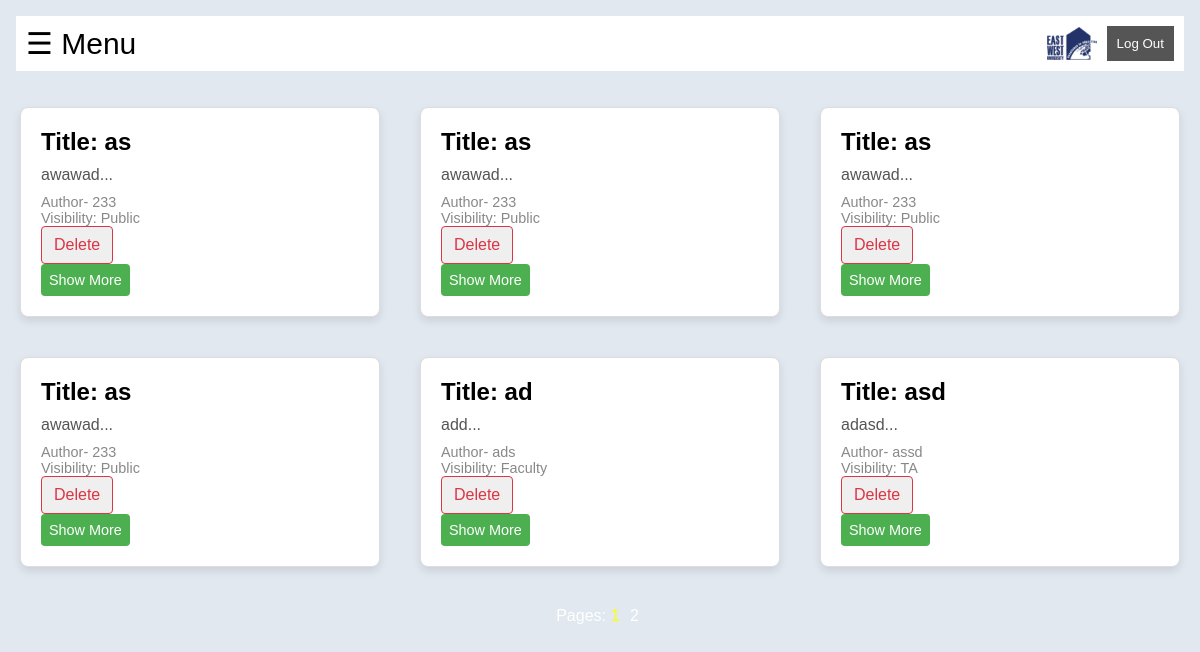
/SpecialPost.php (signed in), run on the app's committed database.
### tables this page shows
CREATE TABLE `posts` (
  `id` int(11) NOT NULL,
  `title` varchar(255) DEFAULT NULL,
  `body` text DEFAULT NULL,
  `author` varchar(255) DEFAULT NULL,
  `visibility` varchar(50) DEFAULT NULL,
  `email` varchar(255) DEFAULT NULL
);

### SpecialPost.php (the view, shortened to what this page needs)
<?php
require_once 'additonal/dbh.add.php';
$role=$_SESSION['role'];
$email=$_SESSION['email'];
if ($role==2)
{
  require_once 'adminheader.php';
}
function getSpecialPosts($conn, $page, $perPage, $role, $email)
{
    $offset = ($page - 1) * $perPage;
    if ($role == 0) {
        $sql = "SELECT * FROM posts WHERE visibility='TA' and email!='$email' LIMIT $perPage OFFSET $offset";
    } elseif ($role == 1) {
        $sql = "SELECT * FROM posts WHERE visibility='TA' or visibility='Faculty' and email!='$email' LIMIT $perPage OFFSET $offset";
    } elseif ($role == 2) {
        $sql = "SELECT * FROM posts WHERE email!='$email' LIMIT $perPage OFFSET $offset";
    }
    $result = mysqli_query($conn, $sql);
    if ($result) {
        $posts = [];
        while ($row = mysqli_fetch_assoc($result)) {
            $posts[] = $row;
        }
        return $posts;
    } else {
        return false;
    }
}
$perPage = 6;
$page = isset($_GET['page']) ? intval($_GET['page']) : 1;
$specialPosts = getSpecialPosts($conn, $page, $perPage,$role,$email);
?>
<!DOCTYPE html>
<html lang="en">
<head>
</head>
<body>
  <div class="cards-container">
      <?php foreach ($specialPosts as $post): ?>
          <div class="card">
              <div class="card-title">Title: <?php echo $post['title']; ?></div>
              <div class="card-body-preview"><?php echo substr($post['body'], 0, 100); ?>...</div>
              <div class="card-author">Author- <?php echo $post['author']; ?></div>
              <div class="card-author">Visibility: <?php echo $post['visibility']; ?></div>
              <?php if ($role == 2): ?>
                <form action="deleteSpecialPost.php" method="post" onsubmit="return confirm('Are you sure you want to delete this post?');">
                    <button class="delete-button" type="submit" name="submit">Delete</button>
                </form>
              <?php endif; ?>
              <a class="card-show-more" href="showSpecialPost.php?id=<?php echo $post['id']; ?>">Show More</a>
          </div>
          <br>
      <?php endforeach; ?>
  </div>
  <div class="pagination">
      <span style="color:white;">Pages:</span>
      <?php
      if ($role == 0) {
          $sql = "SELECT COUNT(*) AS total FROM posts WHERE visibility='TA' and email!='$email'";
      } elseif ($role == 1) {
          $sql = "SELECT COUNT(*) AS total FROM posts WHERE visibility='TA' or visibility='Faculty' and email!='$email'";
      } elseif ($role == 2) {
          $sql = "SELECT COUNT(*) AS total FROM posts WHERE email!='$email'";
      }
      $result = mysqli_query($conn, $sql);
      $row = mysqli_fetch_assoc($result);
      $totalRecords = $row['total'];
      $totalPages = ceil($totalRecords / $perPage);
      for ($i = 1; $i <= $totalPages; $i++) {
          echo '<a href="?page=' . $i . '" class="' . ($i == $page ? 'active' : '') . '">' . $i . '</a>';
      }
      ?>
  </div>
</body>
</html>

### adminheader.php (style rules this page uses)
body { font-family: "Quicksand", sans-serif; margin: 0; padding: 0; overflow-x: hidden; background-color: #e2e8f0 !important; }

### SpecialPost.php (style rules this page uses)
.card { background-color: #fff; border: 1px solid #ddd; border-radius: 8px; box-shadow: 0 4px 8px rgba(0, 0, 0, 0.1); margin: 20px; padding: 20px; text-align: left; width: 30%; min-width: 250px; max-height: 300px; transition: box-shadow 0.3s ease; box-sizing: border-box; }
.cards-container { display: flex; flex-wrap: wrap; justify-content: space-around; }
.card-title { font-size: 1.5em; font-weight: bold; margin-bottom: 10px; }
.card-body-preview { font-size: 1em; color: #555; margin-bottom: 10px; }
.card-author { font-size: 0.9em; color: #888; }
.card-show-more { background-color: #4caf50; color: white; padding: 8px; border: none; border-radius: 4px; cursor: pointer; font-size: 0.9em; text-decoration: none; display: inline-block; }
.pagination { display: flex; justify-content: center; margin-top: 20px; align-self: center; }
.pagination a { color: white; margin: 0 5px; text-decoration: none; }
.pagination .active { color: yellow; }
.delete-button { display: inline-block; font-weight: 400; color: #dc3545; text-align: center; vertical-align: middle; user-select: none; border: 1px solid #dc3545; padding: 0.375rem 0.75rem; font-size: 1rem; line-height: 1.5; border-radius: 0.25rem; transition: color 0.15s ease-in-out, background-color 0.15s ease-in-out, border-color 0.15s ease-in-out; text-decoration: none; }

### data on the page
posts: title "as", body "awawad", author "233", visibility "Public"
posts: title "as", body "awawad", author "233", visibility "Public"
posts: title "as", body "awawad", author "233", visibility "Public"
posts: title "as", body "awawad", author "233", visibility "Public"
posts: title "ad", body "add", author "ads", visibility "Faculty"
posts: title "asd", body "adasd", author "assd", visibility "TA"
